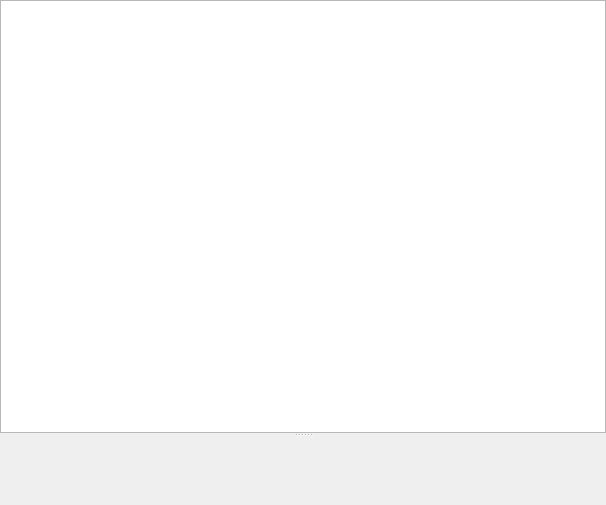
<?xml version="1.0" encoding="UTF-8"?>
<ui version="4.0">
 <class>HistoryViewWidget</class>
 <widget class="QWidget" name="HistoryViewWidget">
  <property name="geometry">
   <rect>
    <x>0</x>
    <y>0</y>
    <width>606</width>
    <height>505</height>
   </rect>
  </property>
  <property name="windowTitle">
   <string>Overview</string>
  </property>
  <property name="windowIcon">
   <iconset theme="git-overview"/>
  </property>
  <layout class="QVBoxLayout" name="verticalLayout">
   <property name="leftMargin">
    <number>0</number>
   </property>
   <property name="topMargin">
    <number>0</number>
   </property>
   <property name="rightMargin">
    <number>0</number>
   </property>
   <property name="bottomMargin">
    <number>0</number>
   </property>
   <item>
    <widget class="QSplitter" name="splitter">
     <property name="orientation">
      <enum>Qt::Vertical</enum>
     </property>
     <property name="childrenCollapsible">
      <bool>false</bool>
     </property>
     <widget class="TreeView" name="treeViewHistory">
      <property name="contextMenuPolicy">
       <enum>Qt::CustomContextMenu</enum>
      </property>
      <property name="rootIsDecorated">
       <bool>false</bool>
      </property>
     </widget>
     <widget class="CommitDetails" name="widgetCommit" native="true"/>
    </widget>
   </item>
  </layout>
 </widget>
 <customwidgets>
  <customwidget>
   <class>TreeView</class>
   <extends>QTreeView</extends>
   <header>core/treeview.h</header>
  </customwidget>
  <customwidget>
   <class>CommitDetails</class>
   <extends>QWidget</extends>
   <header location="global">widgets/commitdetails.h</header>
   <container>1</container>
  </customwidget>
 </customwidgets>
 <resources/>
 <connections/>
</ui>
